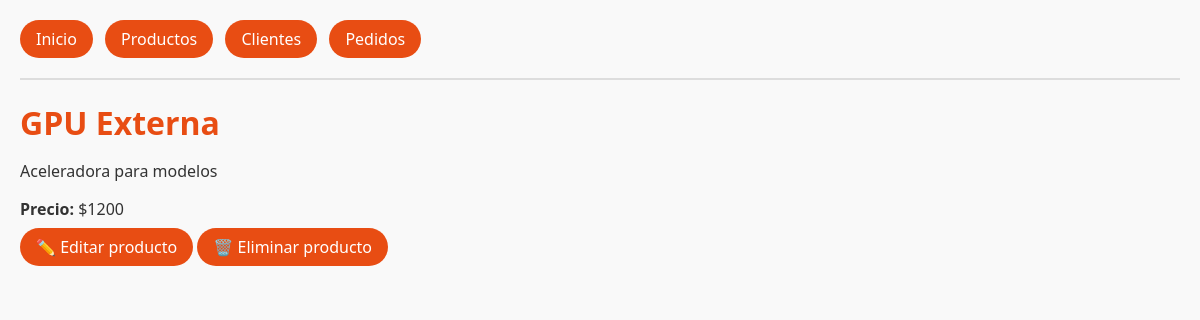
/productos/2/, run on the app's committed database.
### tienda/models.py (models this page shows, shortened)
class Producto(models.Model):
    nombre = models.CharField(max_length=100)
    descripcion = models.TextField()
    precio = models.DecimalField(max_digits=8, decimal_places=2)

### tienda/views.py (the view)
# urls.py: path("productos/<int:pk>/", views.detalle_producto, name="detalle_producto"),
def detalle_producto(request, pk):
    producto = get_object_or_404(Producto, pk=pk)
    return render(request, "tienda/detalle_producto.html", {"producto": producto})

### tienda/templates/tienda/detalle_producto.html (shortened to what this page needs)
{% extends "tienda/base.html" %}
{% block content %}
<h1>{{ producto.nombre }}</h1>
<p>{{ producto.descripcion }}</p>
<p><strong>Precio:</strong> ${{ producto.precio|floatformat:0 }}</p>
<p>
    <a href="{% url 'tienda:editar_producto' producto.pk %}" class="btn">✏️ Editar producto</a>
    <a href="{% url 'tienda:eliminar_producto' producto.pk %}" class="btn">🗑️ Eliminar producto</a>
</p>
{% endblock %}

### tienda/static/css/main.css (style rules this page uses)
body { font-family: 'Segoe UI', sans-serif; margin: 20px; background-color: #f9f9f9; color: #333; }
h1, h2, h3 { color: #e84d13; margin-bottom: 15px; }
.btn { border-radius: 9999px; padding: 8px 16px; background-color: #e84d13; color: #fff; text-decoration:none; }

### data on the page
Producto: nombre "GPU Externa", descripcion "Aceleradora para modelos", precio "1200"
